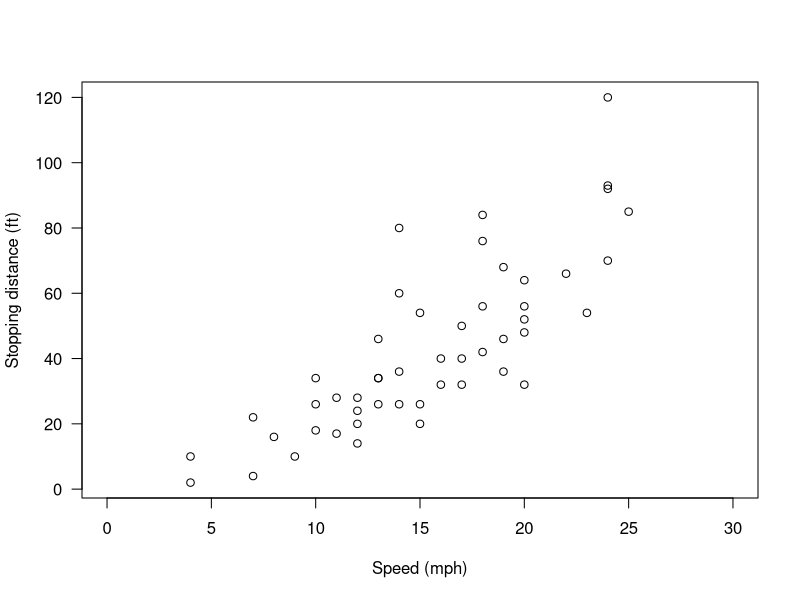
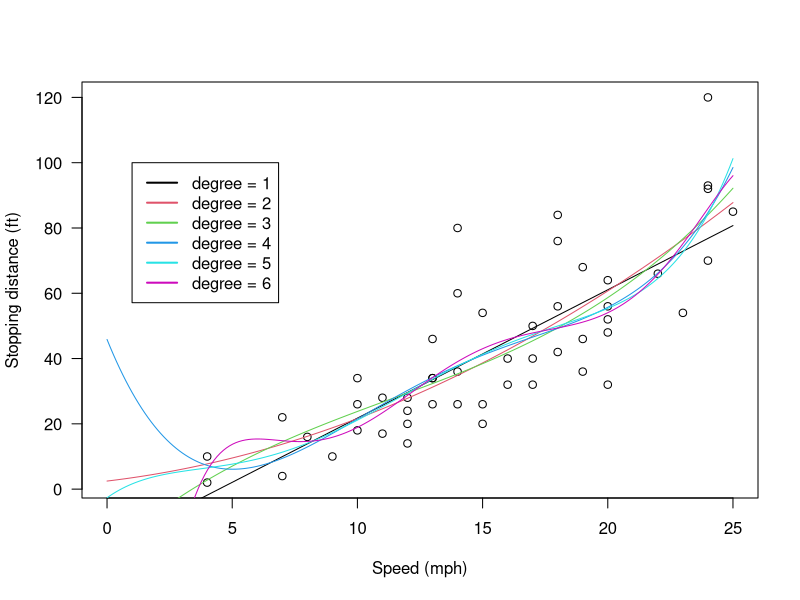

The R source for these figures, in order:
## ---- chunk 1
    library(datasets)
    data(cars)
    str(cars)
## ---- chunk 2
    head(cars, 3)
## ---- chunk 3
plot(cars, xlab = "Speed (mph)", ylab = "Stopping distance (ft)",
         las = 1, xlim = c(0, 30))
## ---- chunk 4
plot(cars, xlab = "Speed (mph)", ylab = "Stopping distance (ft)",
    las = 1, xlim = c(0, 25))
d <- seq(0, 25, length.out = 200)
for(degree in 1:6) {
  fm <- lm(dist ~ poly(speed, degree), data = cars)
  assign(paste("cars", degree, sep = "."), fm)
  lines(d, predict(fm, data.frame(speed = d)), col = degree)
}
legend(x=100, legend=paste("degree = ", 1:6, sep=""), col = 1:6, lwd=2)
## ---- chunk 5
anova(cars.1, cars.2, cars.3, cars.4)
